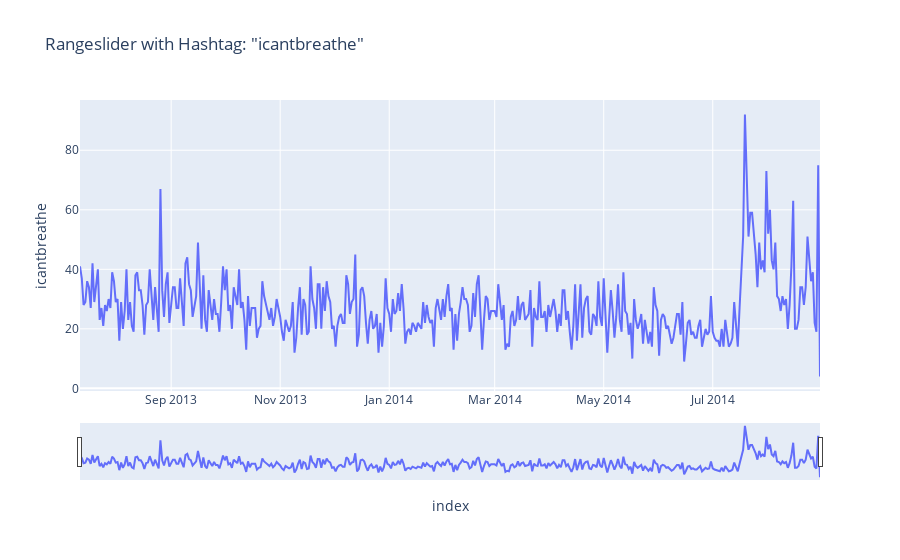

Write notebook code for a chart like this one.
### Code cell
fig = px.line(dfForMillion, y='icantbreathe', title='Rangeslider with Hashtag: "icantbreathe"')

fig.update_xaxes(rangeslider_visible=True)
fig.show()

### Figure 1 — Plotly figure (JSON) as saved in the notebook; plotly's stock layout.template omitted (floating-point values rounded to 4 significant figures; data arrays with more than 128 entries replaced by an {"elided": "..."} marker saying what was removed)
{"data": [{"hovertemplate": "index=%{x}<br>icantbreathe=%{y}<extra></extra>", "legendgroup": "", "line": {"color": "#636efa", "dash": "solid"}, "marker": {"symbol": "circle"}, "mode": "lines", "name": "", "orientation": "v", "showlegend": false, "type": "scatter", "x": {"elided": "415 str values"}, "xaxis": "x", "y": {"elided": "415 int values"}, "yaxis": "y"}], "layout": {"autosize": true, "legend": {"tracegroupgap": 0}, "title": {"text": "Rangeslider with Hashtag: \"icantbreathe\""}, "xaxis": {"anchor": "y", "autorange": true, "domain": [0, 1], "range": ["2013-07-12", "2014-08-30"], "rangeslider": {"autorange": true, "range": ["2013-07-12", "2014-08-30"], "visible": true, "yaxis": {"_template": null, "rangemode": "match"}}, "title": {"text": "index"}, "type": "date"}, "yaxis": {"anchor": "x", "autorange": true, "domain": [0, 1], "range": [-0.8889, 96.89], "title": {"text": "icantbreathe"}, "type": "linear"}}}
